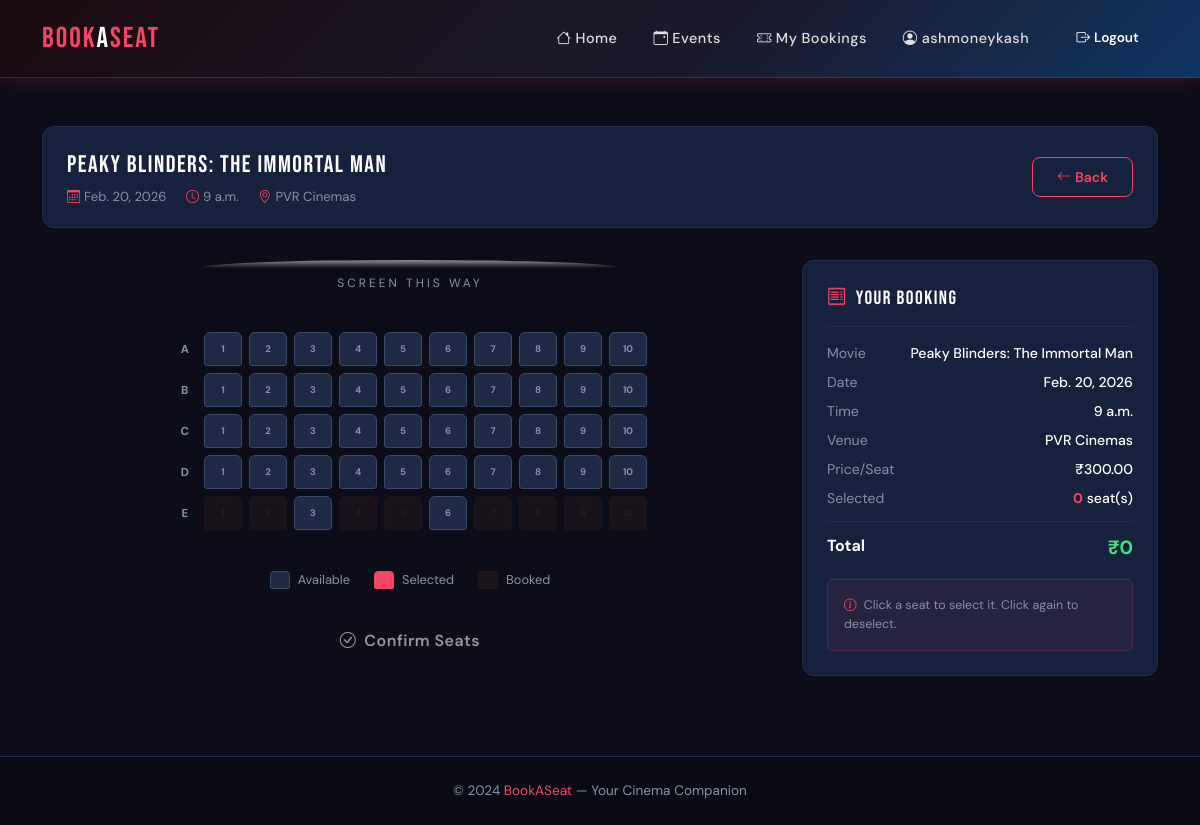
The app's page /booking/2/ (signed in) with its own data.
### movies/models.py (models this page shows, shortened)
class Show(models.Model):
    movie = models.ForeignKey(Movie, on_delete=models.CASCADE, related_name='shows')
    theatre = models.ForeignKey(Theatre, on_delete=models.CASCADE, related_name='shows')
    show_date = models.DateField()
    show_time = models.TimeField()
    price = models.DecimalField(max_digits=8,decimal_places=2)
    total_seats = models.PositiveIntegerField()
    available_seats = models.PositiveIntegerField()
    created_at = models.DateTimeField(auto_now_add=True)

class Movie(models.Model):
    title = models.CharField(max_length=255)
    description = models.TextField()
    duration = models.PositiveIntegerField(help_text="Duration in minutes")
    language = models.CharField(max_length=50)
    release_date = models.DateField()
    poster = models.ImageField(upload_to='movies/posters/')
    is_active = models.BooleanField(default=True)

class Theatre(models.Model):
    name = models.CharField(max_length=255)
    city = models.CharField(max_length=100)
    address = models.TextField()
    total_screens = models.PositiveIntegerField(default=1)

### bookings/models.py (models this page shows, shortened)
class Seat(models.Model):
    show = models.ForeignKey(
        'movies.Show',
        on_delete=models.CASCADE,
        related_name='seats'
    )
    seat_number = models.CharField(max_length=5)
    row = models.CharField(max_length=1)
    class Meta:
        unique_together = ('show', 'row', 'seat_number')

### bookings/views.py (the view, shortened to what this page needs)
# urls.py: path('<int:show_id>/', views.book_show, name='book_show'),
@login_required
def book_show(request, show_id):
    show = get_object_or_404(Show, id=show_id)
    seats = show.seats.annotate(
        seat_num_int=Cast('seat_number', IntegerField())
    ).order_by('row', 'seat_num_int')
    return render(request, 'bookings/book_show.html', {
        'show': show,
        'seats': seats
    })

### bookings/templates/bookings/book_show.html (shortened to what this page needs)
{% extends 'base.html' %}
{% block content %}
<div class="booking-header">
  <div>
    <div class="booking-movie-title">{{ show.movie.title }}</div>
    <p class="booking-meta mt-1">
      <span><i class="bi bi-calendar3 me-1" style="color:var(--bms-red);"></i>{{ show.show_date }}</span>
      <span><i class="bi bi-clock me-1" style="color:var(--bms-red);"></i>{{ show.show_time }}</span>
      <span><i class="bi bi-geo-alt me-1" style="color:var(--bms-red);"></i>{{ show.theatre.name }}</span>
    </p>
  </div>
  <div class="ms-auto">
    <a href="{% url 'movie_detail' show.movie.pk %}" class="btn btn-bms-outline btn-sm">
      <i class="bi bi-arrow-left me-1"></i>Back
    </a>
  </div>
</div>
<div class="row g-4">
  <div class="col-lg-8">
    <div class="screen-wrapper">
      <div class="screen-bar"></div>
      <div class="screen-label">Screen this way</div>
    </div>
    <form method="post" id="booking-form">
      <div class="seats-container">
        {% regroup seats by row as seats_by_row %}
        {% for row_group in seats_by_row %}
          <div class="seat-row">
            <div class="row-label">{{ row_group.grouper }}</div>
            {% for seat in row_group.list %}
              <div class="seat {% for booking in seat.seat_bookings.all %}{% if booking.status == 'CONFIRMED' %}seat-booked{% endif %}{% endfor %}"
                   data-seat-id="{{ seat.id }}"
                   data-seat-label="{{ seat.row }}{{ seat.seat_number }}"
                   onclick="toggleSeat(this)"
                   title="Row {{ seat.row }} — Seat {{ seat.seat_number }}">
                {{ seat.seat_number }}
              </div>
            {% endfor %}
          </div>
        {% endfor %}
      </div>
      <div class="seat-legend">
        <div class="legend-item">
          <div class="legend-box" style="background:#1e2a45; border-color:#3a4a6a;"></div>
          Available
        </div>
        <div class="legend-item">
          <div class="legend-box" style="background:var(--bms-red); border-color:var(--bms-red);"></div>
          Selected
        </div>
        <div class="legend-item">
          <div class="legend-box" style="background:#2a1a1a; border-color:#3d1d1d; opacity:0.5;"></div>
          Booked
        </div>
      </div>
      <div class="d-flex justify-content-center">
        <button type="submit" class="btn btn-bms-primary px-5 py-2" id="confirm-btn" disabled>
          <i class="bi bi-check-circle me-2"></i>Confirm Seats
        </button>
      </div>
    </form>
  </div>
  <div class="col-lg-4">
    <div class="booking-summary">
      <div class="summary-title">
        <i class="bi bi-receipt me-2" style="color:var(--bms-red);"></i>YOUR BOOKING
      </div>
      <div class="summary-row">
        <span>Movie</span>
        <span>{{ show.movie.title }}</span>
      </div>
      <div class="summary-row">
        <span>Date</span>
        <span>{{ show.show_date }}</span>
      </div>
      <div class="summary-row">
        <span>Time</span>
        <span>{{ show.show_time }}</span>
      </div>
      <div class="summary-row">
        <span>Venue</span>
        <span>{{ show.theatre.name }}</span>
      </div>
      <div class="summary-row">
        <span>Price/Seat</span>
        <span>₹{{ show.price }}</span>
      </div>
      <div class="summary-row">
        <span>Selected</span>
        <span><span id="selected-count">0</span> seat(s)</span>
      </div>
      <div class="price-row">
        <span>Total</span>
        <span class="amount" id="total-price">₹0</span>
      </div>
      <div class="mt-3 p-3 rounded" style="background:rgba(248,68,100,0.07); border:1px solid rgba(248,68,100,0.2);">
        <div style="font-size:0.78rem; color:var(--bms-muted); line-height:1.5;">
          <i class="bi bi-info-circle me-1" style="color:var(--bms-red);"></i>
          Click a seat to select it. Click again to deselect.
        </div>
      </div>
    </div>
  </div>
</div>
{% endblock %}

### templates/partials/navbar.html (shortened to what this page needs)
<nav class="bms-navbar navbar navbar-expand-lg">
  <div class="container">
    <a class="bms-brand navbar-brand" href="{% url 'movie_list' %}">
      BOOK<span>A</span>SEAT
    </a>
    <div class="collapse navbar-collapse" id="navbarNav">
      <ul class="navbar-nav ms-auto align-items-lg-center gap-1">
        <li class="nav-item">
          <a class="nav-link-bms nav-link" href="{% url 'movie_list' %}">
            <i class="bi bi-house me-1"></i>Home
          </a>
        </li>
        <li class="nav-item">
          <a class="nav-link-bms nav-link" href="{% url 'event_list' %}">
            <i class="bi bi-calendar-event me-1"></i>Events
          </a>
        </li>
        <li class="nav-item">
          <a class="nav-link-bms nav-link" href="{% url 'my_bookings' %}">
            <i class="bi bi-ticket-perforated me-1"></i>My Bookings
          </a>
        </li>
        {% if user.is_authenticated %}
          {% if user.is_staff %}
            <li class="nav-item">
              <a class="nav-link-bms nav-link"
                 href="{% url 'dashboard_home' %}"
                 style="color:#fbbf24 !important;">
                <i class="bi bi-speedometer2 me-1"></i>Admin
              </a>
            </li>
          {% else %}
            <li class="nav-item">
              <a class="nav-link-bms nav-link" href="{% url 'profile' %}">
                <i class="bi bi-person-circle me-1"></i>{{ user.username }}
              </a>
            </li>
          {% endif %}
          <li class="nav-item ms-lg-2">
            <button type="button"
                    class="btn-navbar-cta nav-link"
                    style="background:none; border:none; cursor:pointer;"
                    data-bs-toggle="modal"
                    data-bs-target="#logoutModal">
              <i class="bi bi-box-arrow-right me-1"></i>Logout
            </button>
          </li>
        {% endif %}
      </ul>
    </div>
  </div>
</nav>

### templates/base.html (style rules this page uses)
:root { --bms-red: #f84464; --bms-dark: #1a1a2e; --bms-card-bg: #16213e; --bms-accent: #0f3460; --bms-text: #e0e0e0; --bms-muted: #8892a4; --bms-border: #2a2a4a; }
* { box-sizing: border-box; }
body { background-color: #0d0d1a; color: var(--bms-text); font-family: 'DM Sans', sans-serif; min-height: 100vh; }
.bms-navbar { background: linear-gradient(135deg, #1a0a0f 0%, #1a1a2e 60%, #0f3460 100%); border-bottom: 1px solid rgba(248,68,100,0.3); padding: 0.75rem 0; box-shadow: 0 2px 20px rgba(248,68,100,0.15); }
.bms-brand { font-family: 'Bebas Neue', sans-serif; font-size: 1.8rem; letter-spacing: 2px; color: var(--bms-red) !important; text-decoration: none; }
.bms-brand span { color: #ffffff; }
.nav-link-bms { color: var(--bms-text) !important; font-weight: 500; font-size: 0.9rem; letter-spacing: 0.5px; padding: 0.5rem 1rem !important; border-radius: 6px; transition: all 0.2s ease; }
.btn-navbar-cta { background: var(--bms-red); color: #fff !important; font-weight: 600; font-size: 0.85rem; padding: 0.4rem 1.2rem !important; border-radius: 6px; border: none; transition: all 0.2s ease; }
.btn-bms-primary { display: inline-flex; align-items: center; width: fit-content; background: var(--bms-red); color: #fff; border: none; font-weight: 600; letter-spacing: 0.5px; border-radius: 8px; padding: 0.55rem 1.5rem; transition: all 0.2s ease; text-decoration: none; }
.btn-bms-outline { display: inline-flex; align-items: center; width: fit-content; background: transparent; color: var(--bms-red); border: 1.5px solid var(--bms-red); font-weight: 600; border-radius: 8px; padding: 0.55rem 1.5rem; transition: all 0.2s ease; text-decoration: none; }

### records on screen
Show: movie "Peaky Blinders: The Immortal Man", show_date "Feb. 20, 2026", show_time "9 a.m.", theatre.name "PVR Cinemas", price "300.00"
Seat: seat_number "1"
Seat: seat_number "2"
Seat: seat_number "3"
Seat: seat_number "4"
Seat: seat_number "5"
Seat: seat_number "6"
Seat: seat_number "7"
Seat: seat_number "8"
Seat: seat_number "9"
Seat: seat_number "10"
Seat: seat_number "1"
Seat: seat_number "2"
Seat: seat_number "3"
Seat: seat_number "4"
Seat: seat_number "5"
Seat: seat_number "6"
Seat: seat_number "7"
Seat: seat_number "8"
Seat: seat_number "9"
Seat: seat_number "10"
Seat: seat_number "1"
Seat: seat_number "2"
Seat: seat_number "3"
Seat: seat_number "4"
Seat: seat_number "5"
Seat: seat_number "6"
Seat: seat_number "7"
Seat: seat_number "8"
Seat: seat_number "9"
Seat: seat_number "10"
Seat: seat_number "1"
Seat: seat_number "2"
Seat: seat_number "3"
Seat: seat_number "4"
Seat: seat_number "5"
Seat: seat_number "6"
Seat: seat_number "7"
Seat: seat_number "8"
Seat: seat_number "9"
Seat: seat_number "10"
Seat: seat_number "3"
Seat: seat_number "6"

### other values on screen
{{ user.username }} "ashmoneykash"
{{ row_group.grouper }} "A" "B" "C" "D" "E"
